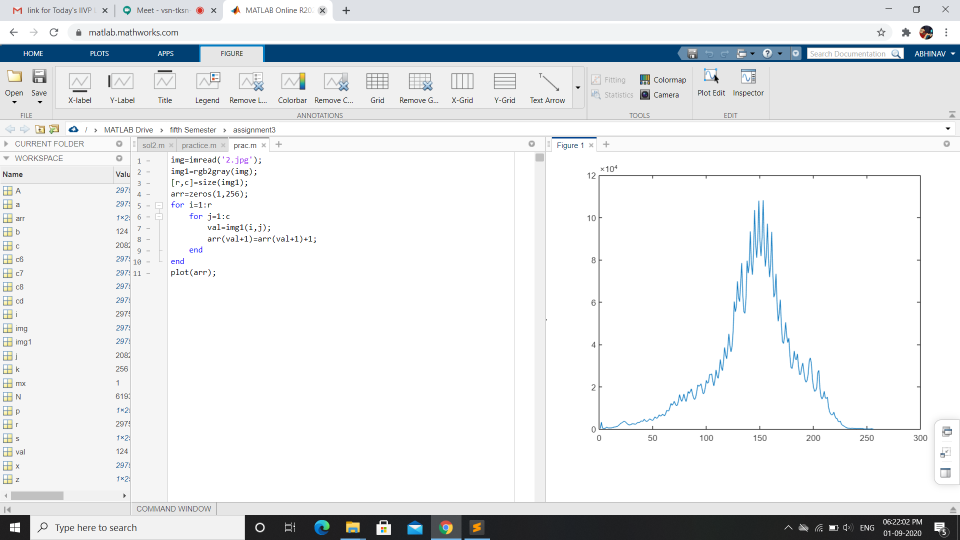
%> input picture 2.png, 1920 x 1080 px, given in place of 2.jpg, which was not available (shown at 1/2 size)
$ octave IIT2018010_1_c.m   (GNU Octave 9; MATLAB toolbox functions it lacks are replaced by stand-ins)
%> lines starting %> are read from the running program, lines starting %| are printed output that depends on the picture; pictures that were not available may be replaced by others from this repository, and a replacement may not be noted
img = imread('2.jpg');
%> img is the input picture: size 1080x1920x3 uint8; mean R, G, B 230.5, 232.8, 234.6
img = imresize(img,[256 265]);
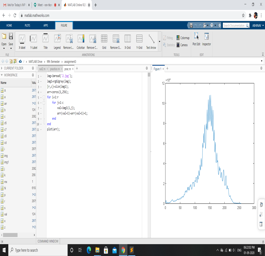
%> img: size 256x265x3 uint8; mean R, G, B 230.5, 232.8, 234.5
img = uint8(img);
result = zeros(256,256);
for x = 1:256
    result(x,1)=img(x,1);
    result(1,x)=img(1,x);
    result(x,256)=img(x,256);
    result(256,x)=img(256,x);
end
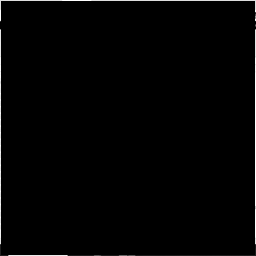
%> result: size 256x256 double; min 0, max 255, mean 2.9

for x = 2:255
    for y = 2:255
        res = 0;
        add = img(x-1,y) > img(x,y);
        res = res + add;
        add = img(x-1,y+1) > img(x,y);
        res = res + add*2;
        add = img(x,y+1)>img(x,y);
        res = res + add*4;
        add = img(x+1,y+1)>img(x,y);
        res = res + add*8;
        add = img(x+1,y)>img(x,y);
        res = res + add*16;
        add = img(x+1,y-1)>img(x,y);
        res = res + add*32;
        add = img(x,y-1)>img(x,y);
        res = res + add*64;
        add = img(x-1,y-1)>img(x,y);
        res = res + add*128;
        result(x,y) = res;
    end
end
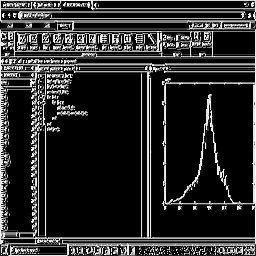
%> result: size 256x256 double; min 0, max 255, mean 43.6
result = uint8(result);
%> result: size 256x256 uint8
histogram(result);
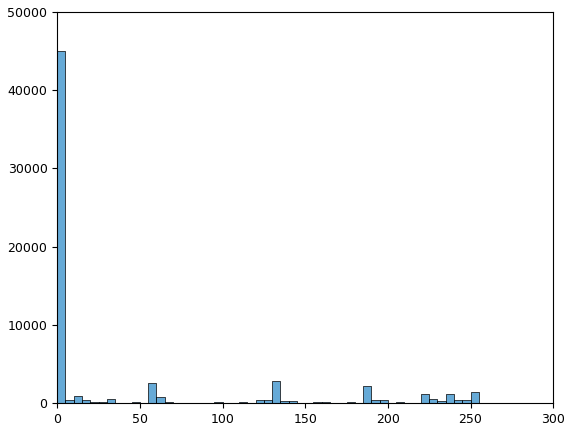
%> figure redrawn from the program's plot data; tallest bar 45059 high, from x = 0 to 5

$ run again, with 1_a_0.2.png copied over 2.png
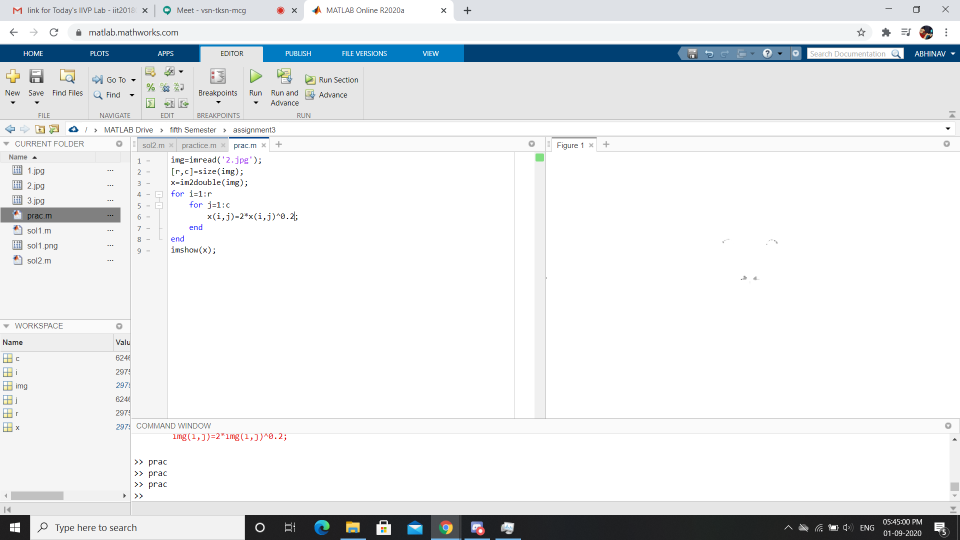
%> input picture 1_a_0.2.png, 1920 x 1080 px, given in place of 2.jpg, which was not available (shown at 1/2 size)
%> img is the input picture: size 1080x1920x3 uint8; mean R, G, B 231.3, 233.6, 235.3
%> `img = imresize(img,[256 265]);`:
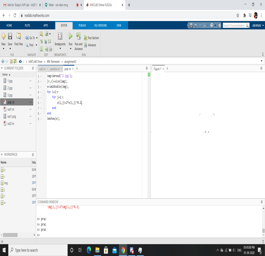
%> img: size 256x265x3 uint8; mean R, G, B 231.3, 233.6, 235.3
%> after the loop `for x = 2:255`:
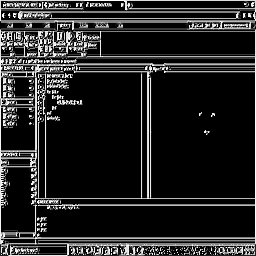
%> result: size 256x256 double; min 0, max 255, mean 37.3
